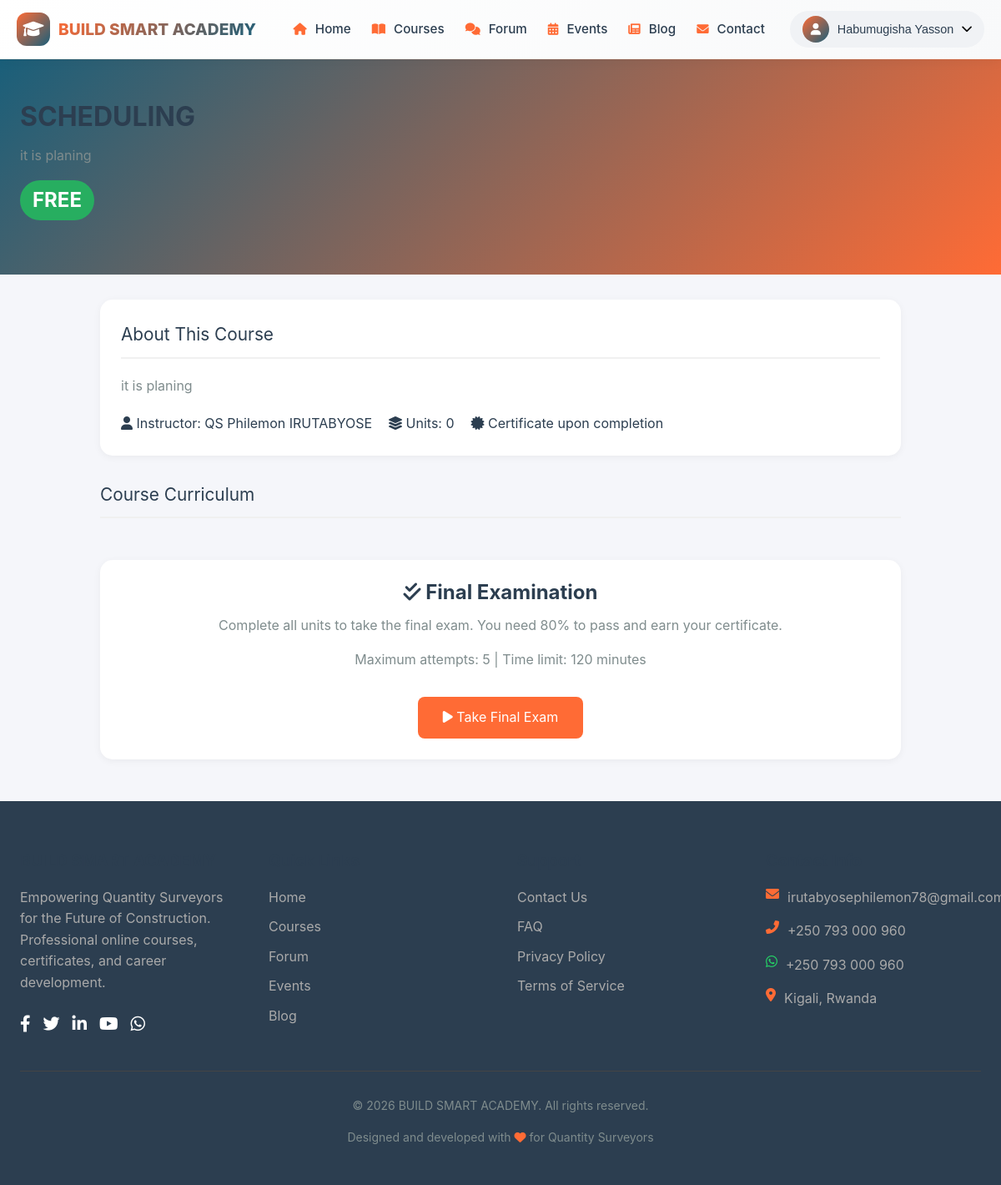
The app's page /course-details.php?id=2 (signed in) with its own data.
### tables this page shows
CREATE TABLE `courses` (
  `id` int(11) NOT NULL,
  `title` varchar(255) NOT NULL,
  `description` text DEFAULT NULL,
  `price` int(11) DEFAULT 0 COMMENT 'in RWF, 0 = free',
  `is_paid` tinyint(1) DEFAULT 0,
  `featured_image` varchar(500) DEFAULT NULL,
  `category` varchar(100) DEFAULT NULL,
  `instructor_id` int(11) DEFAULT NULL,
  `total_units` int(11) DEFAULT 0,
  `final_passing_score` int(11) DEFAULT 80,
  `status` enum('draft','published') DEFAULT 'draft',
  `created_by` int(11) DEFAULT NULL,
  `created_at` timestamp NOT NULL DEFAULT current_timestamp()
);

CREATE TABLE `users` (
  `id` int(11) NOT NULL,
  `full_name` varchar(100) NOT NULL,
  `email` varchar(255) NOT NULL,
  `phone` varchar(20) NOT NULL,
  `password_hash` varchar(255) NOT NULL,
  `profile_picture` varchar(500) DEFAULT 'default-avatar.png',
  `professional_title` varchar(100) DEFAULT NULL,
  `years_experience` int(11) DEFAULT 0,
  `country` varchar(100) DEFAULT 'Rwanda',
  `bio` text DEFAULT NULL,
  `role` enum('super_admin','sub_admin','user') DEFAULT 'user',
  `lifetime_free` tinyint(1) DEFAULT 0,
  `is_verified` tinyint(1) DEFAULT 0,
  `created_at` timestamp NOT NULL DEFAULT current_timestamp(),
  `last_login` timestamp NULL DEFAULT NULL
);

### functions.php (called while the page is built, shortened)
<?php
if (!function_exists('isEnrolled')) {
    function isEnrolled($user_id, $course_id) {
        $db = Database::getConnection();
        $stmt = $db->prepare("SELECT id FROM enrollments WHERE user_id = ? AND course_id = ?");
        $stmt->execute([$user_id, $course_id]);
        return $stmt->fetch() !== false;
    }
}
?>

### course-details.php (the view, shortened to what this page needs)
<?php
require_once __DIR__ . '/../config/functions.php';
$course_id = isset($_GET['id']) ? intval($_GET['id']) : 0;
$db = Database::getConnection();
$stmt = $db->prepare("
    SELECT c.*, u.full_name as instructor_name
    FROM courses c
    LEFT JOIN users u ON c.instructor_id = u.id
    WHERE c.id = ? AND c.status = 'published'
");
$stmt->execute([$course_id]);
$course = $stmt->fetch();
$user_id = getCurrentUserId();
$is_enrolled = isLoggedIn() ? isEnrolled($user_id, $course_id) : false;
$is_lifetime_free = isLoggedIn() ? hasLifetimeFree() : false;
$stmt = $db->prepare("
    SELECT * FROM course_units
    WHERE course_id = ?
    ORDER BY unit_number ASC
");
$stmt->execute([$course_id]);
$units = $stmt->fetchAll();
?>
<!DOCTYPE html>
<html lang="en">
<head>
    <link rel="stylesheet" href="<?php echo SITE_URL; ?>assets/css/style.css">
    <link rel="stylesheet" href="https://cdnjs.cloudflare.com/ajax/libs/font-awesome/6.0.0/css/all.min.css">
</head>
<body>
    <?php include __DIR__ . '/../includes/navbar.php'; ?>
    <div class="course-header">
        <div class="container">
            <h1><?php echo htmlspecialchars($course['title']); ?></h1>
            <p><?php echo htmlspecialchars($course['description']); ?></p>
            <div class="course-price">
                <?php if ($course['is_paid'] && !$is_lifetime_free): ?>
                    <?php echo number_format($course['price']); ?> RWF
                <?php else: ?>
                    <span class="free-badge">FREE</span>
                <?php endif; ?>
            </div>
        </div>
    </div>
    <div class="course-content">
        <div class="course-info-card">
            <div class="section-title">About This Course</div>
            <p><?php echo nl2br(htmlspecialchars($course['description'])); ?></p>
            <div style="display: flex; gap: 20px; margin-top: 20px; flex-wrap: wrap;">
                <div><i class="fas fa-user"></i> Instructor: <?php echo htmlspecialchars($course['instructor_name'] ?? 'BUILD SMART ACADEMY'); ?></div>
                <div><i class="fas fa-layer-group"></i> Units: <?php echo count($units); ?></div>
                <div><i class="fas fa-certificate"></i> Certificate upon completion</div>
            </div>
        </div>
        <div class="section-title">Course Curriculum</div>
        <?php if ($is_enrolled): ?>
            <?php
            $all_units_completed = true;
            $stmt = $db->prepare("
                SELECT passed, attempt_number FROM final_exam_attempts
                WHERE user_id = ? AND course_id = ? AND passed = TRUE
                LIMIT 1
            ");
            $stmt->execute([$user_id, $course_id]);
            $exam_passed = $stmt->fetch();
            ?>
            <div class="final-exam-section">
                <h3><i class="fas fa-check-double"></i> Final Examination</h3>
                <p>Complete all units to take the final exam. You need 80% to pass and earn your certificate.</p>
                <p>Maximum attempts: <?php echo MAX_FINAL_EXAM_RETAKES; ?> | Time limit: <?php echo FINAL_EXAM_TIME_LIMIT_MINUTES; ?> minutes</p>
                <?php if ($exam_passed): ?>
                    <div style="background: #e8f5e9; padding: 15px; border-radius: 10px; margin: 15px 0;">
                        <i class="fas fa-trophy" style="color: #27ae60;"></i>
                        <strong>Congratulations! You have passed the final exam and earned your certificate!</strong>
                        <br>
                        <a href="<?php echo SITE_URL; ?>dashboard/my-certificates.php" style="color: var(--orange);">View Certificate →</a>
                    </div>
                <?php elseif ($all_units_completed): ?>
                    <a href="<?php echo SITE_URL; ?>exams/take-final-exam.php?course_id=<?php echo $course_id; ?>" class="final-exam-btn">
                        <i class="fas fa-play"></i> Take Final Exam
                    </a>
                <?php endif; ?>
            </div>
        <?php endif; ?>
    </div>
    <?php include __DIR__ . '/../includes/footer.php'; ?>
</body>
</html>

### style.css (style rules this page uses)
:root { --orange: #FF6B35; --orange-dark: #e55a2b; --blue: #1A5F7A; --blue-dark: #134b62; --dark: #2C3E50; --dark-light: #34495e; --light: #ECF0F1; --white: #FFFFFF; --gray: #7F8C8D; --gray-light: #bdc3c7; --green: #27AE60; --green-dark: #219a52; --red: #E74C3C; --red-dark: #c0392b; --yellow: #F39C12; --purple: #9B59B6; --shadow-sm: 0 2px 8px rgba(0,0,0,0.05); --shadow-md: 0 5px 20px rgba(0,0,0,0.08); --shadow-lg: 0 10px 40px rgba(0,0,0,0.12); --shadow-xl: 0 20px 60px rgba(0,0,0,0.15); --transition-fast: all 0.2s ease; --transition: all 0.3s ease; --transition-slow: all 0.5s ease; --border-radius-sm: 8px; --border-radius-md: 12px; --border-radius-lg: 16px; --border-radius-xl: 24px; }
* { margin: 0; padding: 0; box-sizing: border-box; }
*::before, *::after { box-sizing: border-box; }
html { scroll-behavior: smooth; -webkit-font-smoothing: antialiased; -moz-osx-font-smoothing: grayscale; }
body { font-family: 'Inter', -apple-system, BlinkMacSystemFont, 'Segoe UI', Roboto, 'Helvetica Neue', sans-serif; line-height: 1.6; color: var(--dark); background-color: #f5f6fa; overflow-x: hidden; }
h1, h2, h3, h4, h5, h6 { font-weight: 700; line-height: 1.2; margin-bottom: 0.5em; color: var(--dark); }
h1 { font-size: 2.5rem; }
h3 { font-size: 1.5rem; }
p { margin-bottom: 1rem; color: var(--gray); }
a { color: var(--orange); text-decoration: none; transition: var(--transition); }
.container { max-width: 1280px; margin: 0 auto; padding: 0 24px; }

### course-details.php (style rules this page uses)
.course-header { background: linear-gradient(135deg, var(--blue), var(--orange)); color: white; padding: 50px 0; margin-bottom: 30px; }
.course-header h1 { font-size: 2rem; margin-bottom: 15px; }
.course-price { font-size: 1.5rem; font-weight: bold; margin: 15px 0; }
.free-badge { background: #27ae60; padding: 5px 15px; border-radius: 25px; display: inline-block; }
.course-content { max-width: 1000px; margin: 0 auto 50px; padding: 0 20px; }
.course-info-card { background: white; border-radius: 15px; padding: 25px; margin-bottom: 30px; box-shadow: 0 2px 10px rgba(0,0,0,0.05); }
.section-title { font-size: 1.3rem; margin-bottom: 20px; padding-bottom: 10px; border-bottom: 2px solid #f0f0f0; }
.final-exam-section { background: white; border-radius: 15px; padding: 25px; margin-top: 30px; text-align: center; box-shadow: 0 2px 10px rgba(0,0,0,0.05); }
.final-exam-btn { background: var(--orange); color: white; padding: 12px 30px; border-radius: 8px; text-decoration: none; display: inline-block; margin-top: 15px; }

### records on screen
courses: title "SCHEDULING", description "it is planing", instructor.full_name "QS Philemon IRUTABYOSE"

### other values on screen
$_SESSION['user_name'] "Habumugisha Yasson"
count($units) "0"
MAX_FINAL_EXAM_RETAKES "5"
FINAL_EXAM_TIME_LIMIT_MINUTES "120"
SITE_NAME "BUILD SMART ACADEMY"
